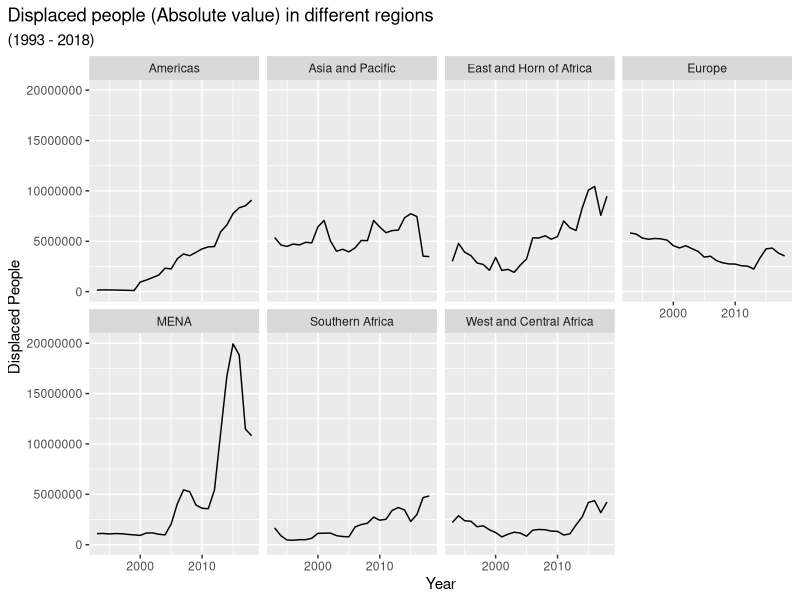
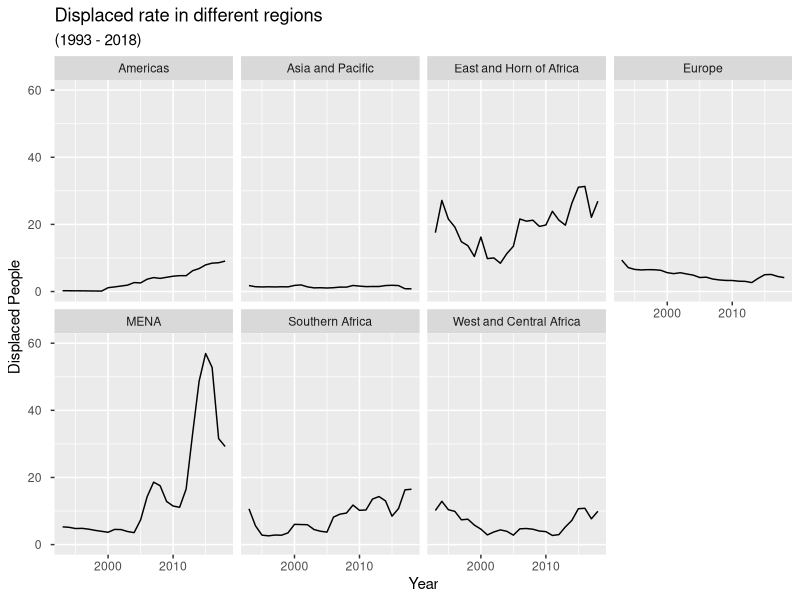
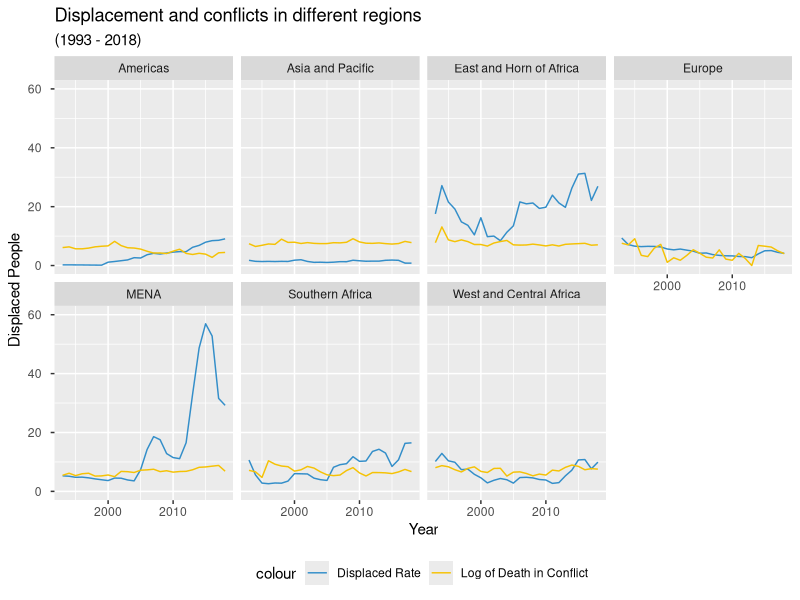
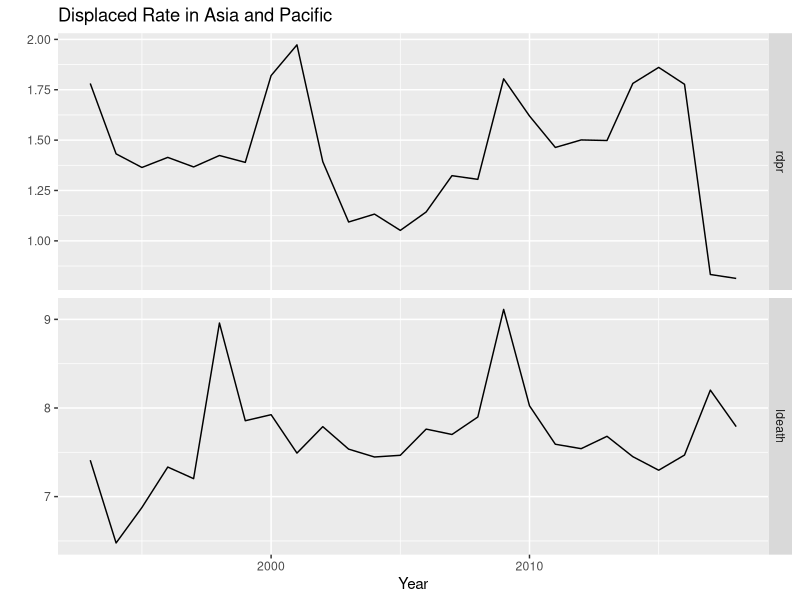
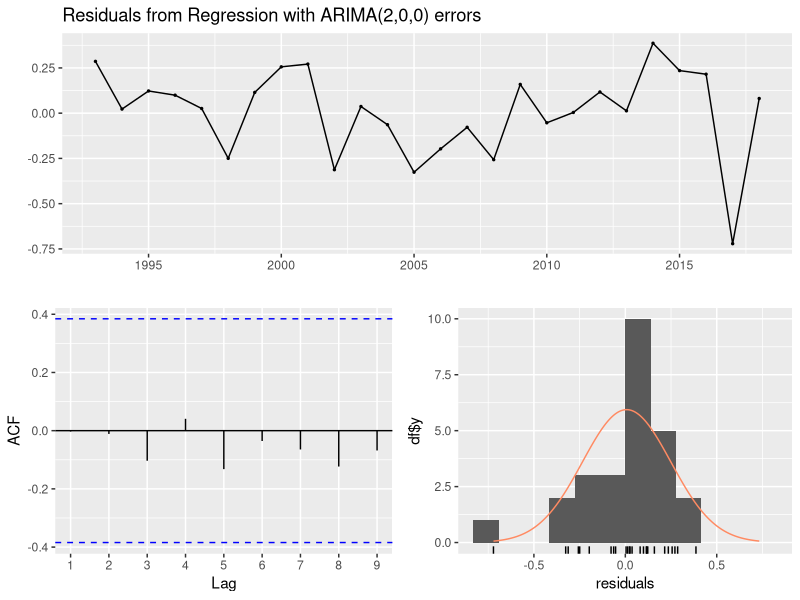
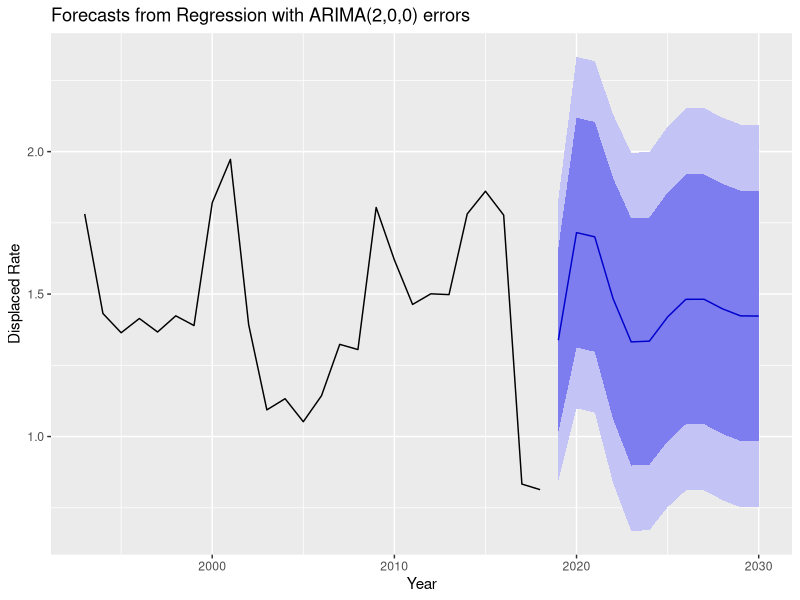
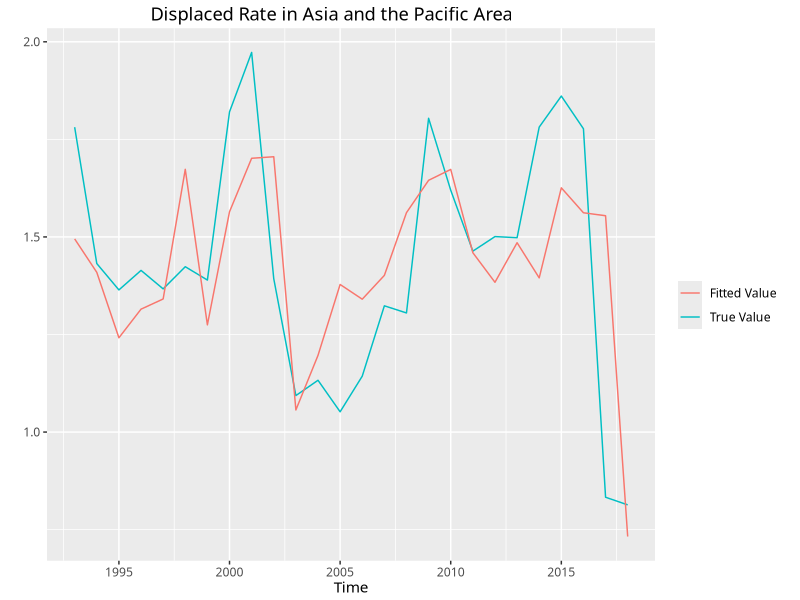

Write R code to recreate these figures, in order.
## ---- chunk 1
knitr::opts_chunk$set(error = FALSE, warning = FALSE, cache = TRUE, message = FALSE)

options(scipen = 999) # turn-off scientific notation like 1e+48

## Getting all necessary package
using <- function(...) {
    libs <- unlist(list(...))
    req <- unlist(lapply(libs,require,character.only = TRUE))
    need <- libs[req == FALSE]
    if (length(need) > 0) { 
        install.packages(need)
        lapply(need,require,character.only = TRUE)
    }
}
using(
## Data      
      'gapminder', 
      'wbstats',
      'readxl',
      'haven',
## Mapping      
      'ISOcodes',
      'sf',
      'rnaturalearth',
      'rnaturalearthdata',
      'ggspatial',
#plots
      'R.utils',
      'png', 
      'grid',
      'ggplot2',
      'gganimate',
      'gghighlight',
      'ggpubr', 
      'ggalt', 
      'plotly',
      'reshape2',
      'scales', # Scale Functions for Visualization
# manipulation'tidyverse',
      'dplyr', 
      'tidyr',
      'zoo',
      'xml2',
      'tidyverse',
      'forcats', # Tools for Working with Categorical Variables 
#time series
      'dynlm', #Dynamic Linear Regression
      'dynpanel', # Dynamic Panel Data Models
      'plm', # Linear Models for Panel Data
      'urca', # Unit Root and Cointegration Tests for Time Series Data
      'tseries', # Time Series Analysis and Computational Finance
      'TSA', # Time Series Analysis
# modeling
      'car', # Companion to Applied Regression
      'msm', # Multi-State Markov and Hidden Markov Models in Continuous Time 
      'pscl', # Political Science Computational Laboratory 
      'boot', # Bootstrap Functions
#forecasting
      'forecast',
      'prediction',
      'estimatr',
      'rgeos',
#knitting
      'markdown',
      'pander',
      'knitr',
      'rvest',
      'stargazer',
      'texreg',
      'ggfortify'
      )

unhcr_style <- function() {
  font <- "Lato"
  ggplot2::theme(
    
#This sets the font, size, type and colour of text for the chart's title
  plot.title = ggplot2::element_text(family = font, size = 20, face = "bold", color = "#222222"),

#This sets the font, size, type and colour of text for the chart's subtitle,  as well as setting a margin between the title and the subtitle
  plot.subtitle = ggplot2::element_text(family = font, size = 16, margin = ggplot2::margin(9,0,9,0)),
  plot.caption = ggplot2::element_blank(),

#This sets the position and alignment of the legend, removes a title and backround for it and sets the requirements for any text within the legend. The legend may often need some more manual tweaking when it comes to its exact position based on the plot coordinates.
  legend.position = "top",
  legend.text.align = 0,
  legend.background = ggplot2::element_blank(),
  legend.title = ggplot2::element_blank(),
  legend.key = ggplot2::element_blank(),
  legend.text = ggplot2::element_text(family = font, size = 13, color = "#222222"),

#This sets the text font, size and colour for the axis test, as well as setting the margins and removes lines and ticks. In some cases, axis lines and axis ticks are things we would want to have in the chart
  axis.title = ggplot2::element_blank(),
  axis.text = ggplot2::element_text(family = font, size = 13, color = "#222222"),
  axis.text.x = ggplot2::element_text(margin = ggplot2::margin(5, b = 10)),
  axis.ticks = ggplot2::element_blank(),
  axis.line = ggplot2::element_blank(),

#This removes all minor gridlines and adds major y gridlines. In many cases you will want to change this to remove y gridlines and add x gridlines. 
  panel.grid.minor = ggplot2::element_blank(),
  panel.grid.major.y = ggplot2::element_line(color = "#cbcbcb"),
  panel.grid.major.x = ggplot2::element_blank(),

#This sets the panel background as blank, removing the standard grey ggplot background colour from the plot
  panel.background = ggplot2::element_blank(),

#This sets the panel background for facet-wrapped plots to white, removing the standard grey ggplot background colour and sets the title size of the facet-wrap title to font size 22
  strip.background = ggplot2::element_rect(fill = "white"),
  strip.text = ggplot2::element_text(size  = 13,  hjust = 0)
  )
}

#Left align text
left_align <- function(plot_name, pieces){
  grob <- ggplot2::ggplotGrob(plot_name)
  n <- length(pieces)
  grob$layout$l[grob$layout$name %in% pieces] <- 2
  return(grob)
}


## a little help function to better format numbers
format_si <- function(...) {
  function(x) {
    limits <- c(1e-24, 1e-21, 1e-18, 1e-15, 1e-12,
                1e-9,  1e-6,  1e-3,  1e0,   1e3,
                1e6,   1e9,   1e12,  1e15,  1e18,
                1e21,  1e24)
    prefix <- c("y",   "z",   "a",   "f",   "p",
                "n",   "",   "m",   " ",   "k",
                "M",   "G",   "T",   "P",   "E",
                "Z",   "Y")

    # Vector with array indices according to position in intervals
    i <- findInterval(abs(x), limits)

    # Set prefix to " " for very small values < 1e-24
    i <- ifelse(i == 0, which(limits == 1e0), i)

    paste(format(round(x/limits[i], 1),
                 trim = TRUE, scientific = FALSE, ...),
          prefix[i])
  }
}


## ---- chunk 2


regiondata <- read.csv("data/regiondata.csv")
regiondata <- regiondata[,-1]
regiondata$population <- as.numeric(regiondata$population)

regiondata <- regiondata %>% dplyr::select(year,iso,bureau,gd,population,gdp,death)%>% 
  na.omit() %>% group_by(year,bureau) %>% 
  summarise(pop=sum(population),gdp=sum(gdp),gd=sum(gd),death=sum(death))

region.dpr <- regiondata %>% mutate(rdpr = gd*1000/pop,ldeath=log(death))
region.dpr$bureau <- as.character(region.dpr$bureau)

region.dpr$ldeath[region.dpr$death==0] <- 0
region.dpr$bureau[region.dpr$bureau=="Regional Bureau for Asia and the Pacific"] <- "Asia and Pacific"
region.dpr$bureau[region.dpr$bureau=="Regional Bureau for Europe"] <- "Europe"
region.dpr$bureau[region.dpr$bureau=="Regional Bureau for the Americas"] <- "Americas"
region.dpr$bureau[region.dpr$bureau=="Regional Bureau for the East and Horn of Africa, and Great Lakes"] <- "East and Horn of Africa"
region.dpr$bureau[region.dpr$bureau=="Regional Bureau for the Middle East and North Africa"] <- "MENA"
region.dpr$bureau[region.dpr$bureau=="Regional Bureau for Southern Africa"] <- "Southern Africa"
region.dpr$bureau[region.dpr$bureau=="Regional Bureaufor West and Central Africa"] <- "West and Central Africa"

plot1 <- ggplot(region.dpr,aes(x=year,y=gd))+
  geom_line()+
  scale_color_manual( values = "0072BC") +
  facet_wrap(~bureau, ncol = 4)+
  coord_cartesian(ylim = c(11000, 20000000), xlim = c(1993, 2018)) +
#  scale_y_continuous(label = format_si()) + ## Format axis number
#  unhcr_style() + 
  labs(title = "Displaced people (Absolute value) in different regions",
       subtitle = "(1993 - 2018)",
       x = "Year", 
       y = "Displaced People") 
ggpubr::ggarrange(left_align(plot1, c("subtitle", "title")), ncol = 1, nrow = 1)  

## ---- chunk 3

plot2 <- ggplot(region.dpr,aes(x=year,y=rdpr))+
  geom_line()+
  facet_wrap(~bureau, ncol = 4)+
    scale_color_manual( values = "0072BC") +
  coord_cartesian(ylim = c(0, 60), xlim = c(1993, 2018)) +
  scale_y_continuous(label = format_si()) + ## Format axis number
  #  unhcr_style() + 
  labs(title = "Displaced rate in different regions",
       subtitle = "(1993 - 2018)",
       x = "Year", 
       y = "Displaced People") 
ggpubr::ggarrange(plot2, ncol = 1, nrow = 1,align = "hv")  

## ---- chunk 4
plot3 <- ggplot(region.dpr)+
  geom_line(aes(x=year,y=rdpr,group=1,color="Displaced Rate"))+
  geom_line(aes(x=year,y=ldeath,group=2,color="Log of Death in Conflict"))+
  scale_shape_manual(values=c(4,5)) + 
  scale_color_manual( values = c("#338EC9","#F5C205")) +
  facet_wrap(~bureau, ncol = 4)+
  coord_cartesian(ylim = c(0, 60), xlim = c(1993, 2018)) +
  theme(legend.position="bottom")+
  scale_y_continuous(label = format_si()) + ## Format axis number
  #  unhcr_style() + 
  labs(title = "Displacement and conflicts in different regions",
       subtitle = "(1993 - 2018)",
       x = "Year", 
       y = "Displaced People") 
ggpubr::ggarrange(plot3, ncol = 1, nrow = 1,align = "hv")  
## ---- chunk 5

AsiaP <- region.dpr %>% filter(bureau=="Asia and Pacific") %>% 
  dplyr::select(rdpr,ldeath) %>% ts(start = c(1993,1),
                                    frequency = 1)
plot4 <- autoplot(AsiaP[,2:3], facets=TRUE) +
  xlab("Year") + ylab("") +
  ggtitle("Displaced Rate in Asia and Pacific")
ggpubr::ggarrange(plot4, ncol = 1, nrow = 1,align = "hv")  

## ---- chunk 6

fit.AsiaP <- auto.arima(AsiaP[,2],xreg=AsiaP[,3])
summary(fit.AsiaP)

## ---- chunk 7

plot5 <- checkresiduals(fit.AsiaP)
ggpubr::ggarrange(plot5, ncol = 1, nrow = 1,align = "hv")  

## ---- chunk 8

fcast.Asiap <- forecast(fit.AsiaP,xreg = rep(mean(AsiaP[,3]),12))
plot6 <- autoplot(fcast.Asiap) + xlab("Year") +
  ylab("Displaced Rate")
ggpubr::ggarrange(plot6, ncol = 1, nrow = 1,align = "hv")  
## ---- chunk 9

plot7 <- autoplot(AsiaP[,2], series="True Value") +
  autolayer(fitted(fit.AsiaP), series="Fitted Value") +
  ylab("") +
  ggtitle("Displaced Rate in Asia and the Pacific Area") +
  guides(colour=guide_legend(title=" "))+
  theme(text = element_text(family = "STHeiti"))+
  theme(plot.title = element_text(hjust = 0.5))
ggpubr::ggarrange(left_align(plot7, c("subtitle", "title")), ncol = 1, nrow = 1) 
